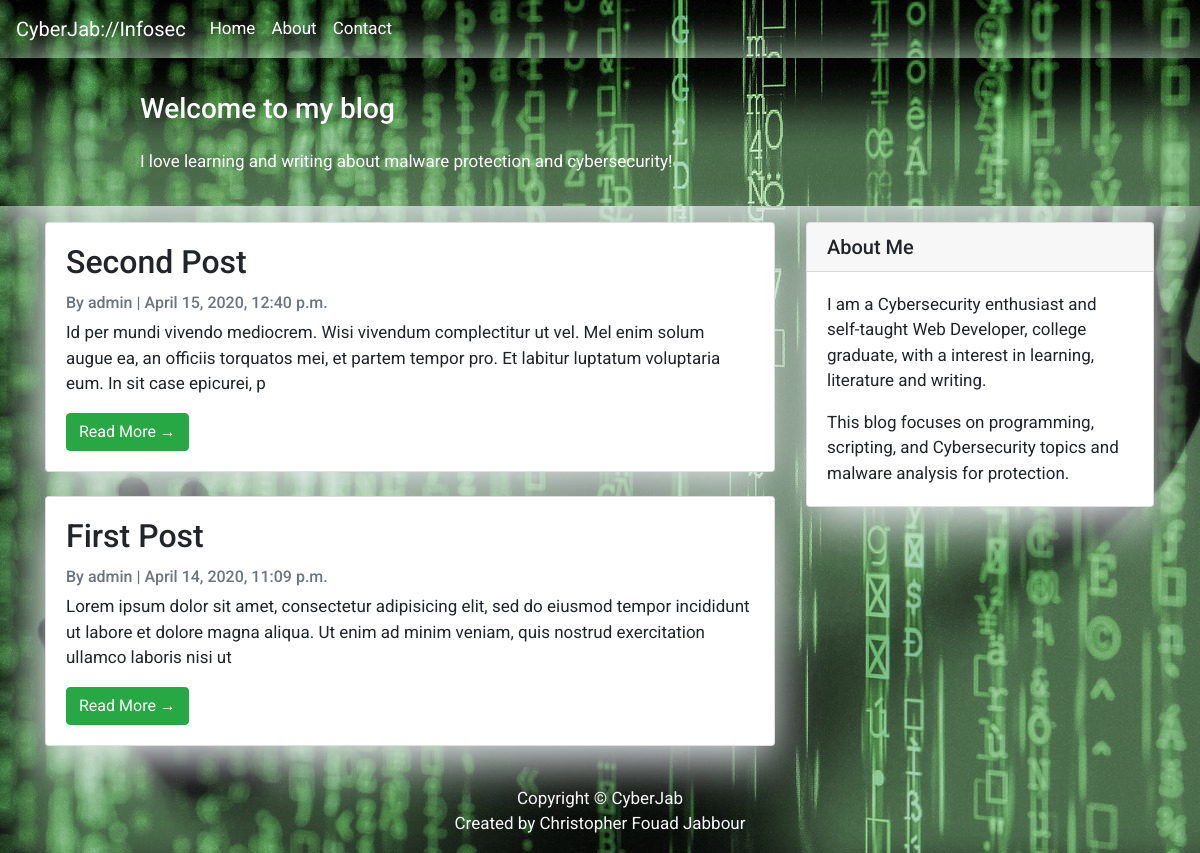
The page / on the database its author committed.
### CyberJab/models.py (models this page shows, shortened)
class Post(models.Model):
    title = models.CharField(max_length=200, unique=True)
    author = models.ForeignKey(User,on_delete=models.CASCADE, related_name='blog_posts')
    slug = models.SlugField(max_length=200, unique=True)
    created_date = models.DateTimeField(auto_now = True)
    content = models.TextField()
    status = models.IntegerField(choices=STATUS, default = 0)
    class Meta:
        ordering = ['-created_date']

### CyberJab/views.py (the view)
# urls.py: path('', views.PostList.as_view(), name='home'),
class PostList(generic.ListView):
    queryset = Post.objects.filter(status=1).order_by('-created_date')
    template_name = 'index.html'

### templates/index.html (shortened to what this page needs)
{% extends "base.html" %}
{% block content %}
<header class="masthead">
    <div class="container">
        <div class="row">
            <div class="col-md-8 col-md-10 mx-auto">
                <div class="site-heading">
                <h3 class=" site-heading my-4 mt-3 text-black"> Welcome to my blog </h3>
                    <p class="text-black"> I love learning and writing about malware protection and cybersecurity!
                    </p>
                </div>
            </div>
        </div>
    </div>
</header>
<div class="container">
    <div class="row">
        <div class ="col-md-8 mt-3 left">
            {% for post in post_list %}
            <div class="card mb-4">
                <div class="card-body">
                    <h2 class="card-title">{{ post.title }} </h2>
                    <p class="card-text text-muted h6 ">By {{post.author}} | {{ post.created_date }}</p>
                    <p class="card-text "> {{post.content| slice:":200"}} </p>
                        <a href="{% url 'post_detail' post.slug %}" class="btn btn-success"> Read More &rarr; </a>
                </div>
            </div>
            {% endfor %}
        </div>
        {% block sidebar %} {% include 'sidebar.html' %} {% endblock sidebar %}
    </div>
</div>
{% endblock %}

### templates/base.html (shortened to what this page needs)
<!DOCTYPE html>
{% load static %}
<html lang="en">
<head>
    <link rel="stylesheet" href="https://stackpath.bootstrapcdn.com/bootstrap/4.4.1/css/bootstrap.min.css">
    <link rel="stylesheet" type="text/css" href="{% static 'style.css' %}">
    <link rel="stylesheet" href="https://maxcdn.bootstrapcdn.com/bootstrap/4.0.0/css/bootstrap.min.css"
 />
</head>
<body>
<nav class="navbar navbar-expand-lg navbar-dark info-color">
    <a class="navbar-brand" href="{% url 'home' %}">CyberJab://Infosec</a>
    <div class="collapse navbar-collapse" id="navbarSupportedContent">
        <ul class="navbar-nav mr-auto">
            <li class="nav-item">
               <a class="nav-link waves-effect waves-light" href="{% url 'home' %}">Home <span class="sr-only">(current)</span></a>
            </li>
            <li class="nav-item">
                <a class="nav-link waves-effect waves-light" href="#">About</a>
            </li>
            <li class="nav-item">
                <a class="nav-link waves-effect waves-light" href="#">Contact</a>
            </li>
        </ul>
    </div>
</nav>
{% block content %}
{%endblock content %}
<footer class="py-3 text-grey ">
    <p class="m-0 text-light text-center ">Copyright &copy; CyberJab</p>
    <p class="m-0 text-light text-center ">Created by Christopher Fouad Jabbour </p>
</footer>
</body>
</html>

### templates/sidebar.html
{% block sidebar %}
<div class="col-md-4 float-right p-3">
    <div class="card md-4">
        <h5 class="card-header">About Me</h5>
        <div class="card-body">
            <p class="card-text"> I am a Cybersecurity enthusiast and
                self-taught Web Developer,
                college graduate, with a interest in learning, literature and writing.
            </p>
            <p class="card-text"> This blog focuses on
                programming, scripting, and Cybersecurity topics and malware analysis for protection. </p>
        </div>
    </div>
</div>
{% endblock sidebar %}

### static/style.css (style rules this page uses)
body { font-family: "Roboto", sans-serif; font-size: 17px; background-color: black; }
.navbar-dark .navbar-brand, .navbar-toggler,.nav-link, li, a { color: white; !important; }
nav .navbar-nav li a { color: white !important; }
.masthead { background: black; color: green; height: auto; padding-bottom: 15px; box-shadow: 0 16px 48px #E3E7EB; padding-top: 10px; }
.card { box-shadow: 0 16px 48px #E3E7EB; border-radius: 15px; }

### templates/base.html (style rules this page uses)
body { font-family: "Roboto", sans-serif; font-size: 17px; background-color: black; background-image: url('static/hacker-4031973_1280.jpg'); }
.navbar, a, .navbar-dark .navbar-brand, .navbar-toggler,.nav-link { color: white; }
.masthead { background: black; background-image: url('static/hacker-4031973_1280.jpg'); color: white; height: auto; padding-bottom: 15px; box-shadow: 0 16px 48px #E3E7EB; padding-top: 10px; }

### rows shown on the page
Post: title "Second Post", author "admin", created_date "April 15, 2020, 12:40 p.m.", content "Id per mundi vivendo mediocrem. Wisi vivendum complectitur ut vel. Mel enim solum augue ea, an officiis torquatos mei, et partem tempor pro. Et labitur luptatum voluptaria eum. In sit case epicurei, p"
Post: title "First Post", author "admin", created_date "April 14, 2020, 11:09 p.m.", content "Lorem ipsum dolor sit amet, consectetur adipisicing elit, sed do eiusmod tempor incididunt ut labore et dolore magna aliqua. Ut enim ad minim veniam, quis nostrud exercitation ullamco laboris nisi ut"
